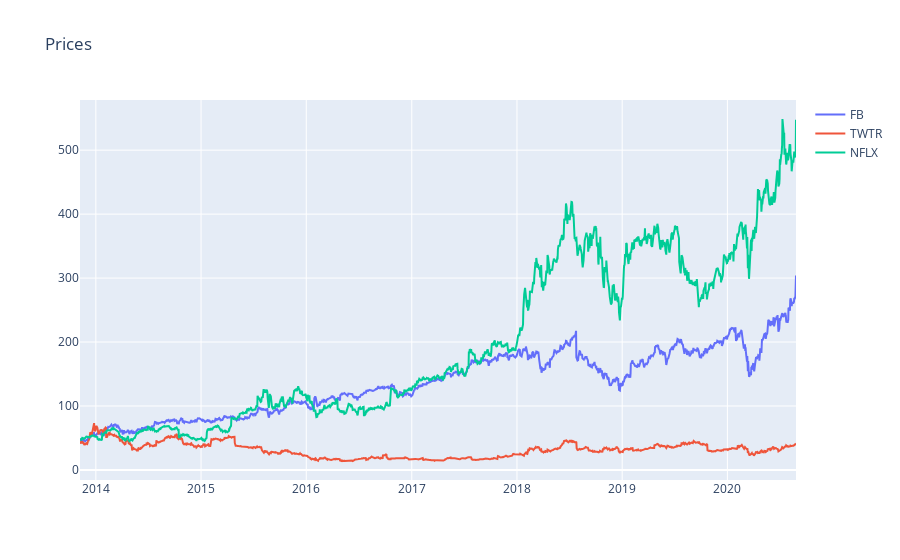

The cell this chart's notebook holds for it:
### Code cell
# Функция для построения интерактивного графика
def interactive_plot(stocks_df, title, columns):
    fig = px.line(title=title)
    for i in columns:
        fig.add_scatter(x = stocks_df["Date"], y = stocks_df[i], name = i)
    fig.show()
    
# Построение интерактивной диаграммы 
interactive_plot(stocks_df, "Prices", stocks_df.columns[1:])

### Figure 1 — Plotly figure (JSON) as saved in the notebook; plotly's stock layout.template omitted (floating-point values rounded to 4 significant figures; data arrays with more than 128 entries replaced by an {"elided": "..."} marker saying what was removed)
{"data": [{"name": "FB", "type": "scatter", "x": {"elided": "1712 str values"}, "y": {"elided": "1712 float values"}}, {"name": "TWTR", "type": "scatter", "x": {"elided": "1712 str values"}, "y": {"elided": "1712 float values"}}, {"name": "NFLX", "type": "scatter", "x": {"elided": "1712 str values"}, "y": {"elided": "1712 float values"}}], "layout": {"legend": {"tracegroupgap": 0}, "title": {"text": "Prices"}, "xaxis": {"anchor": "y", "domain": [0, 1]}, "yaxis": {"anchor": "x", "domain": [0, 1]}}}
